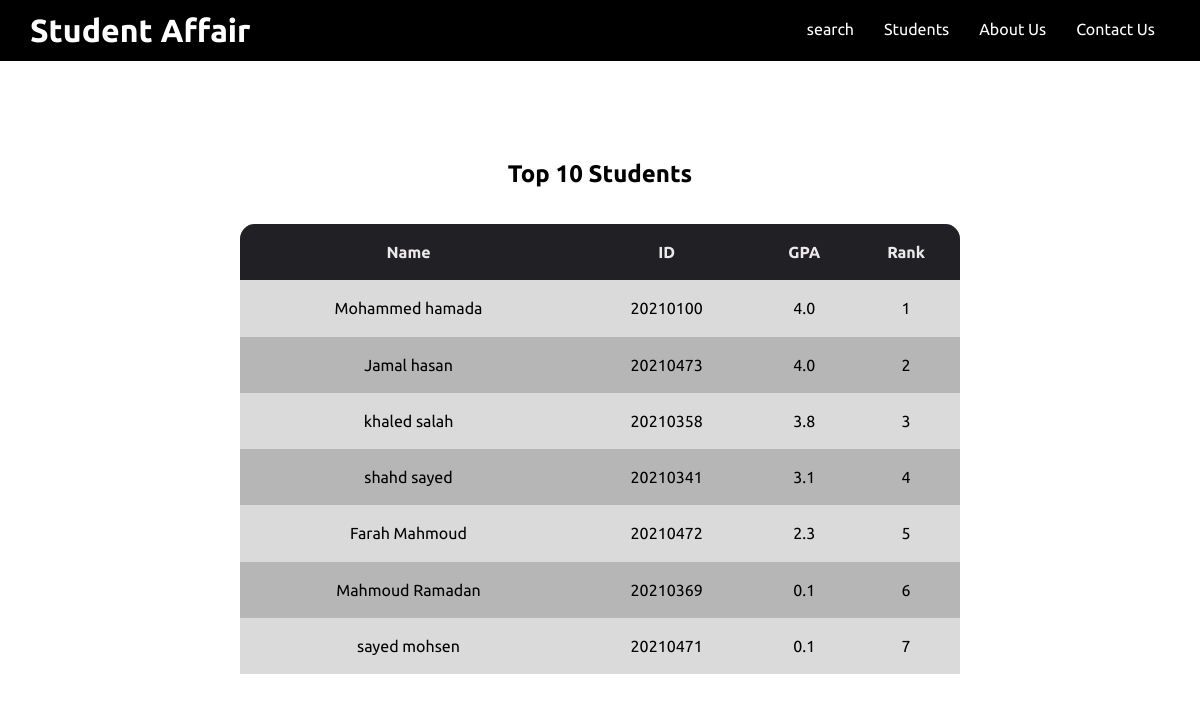
The app's page /Top10 with its own data.
### main/models.py (models this page shows)
class Student(models.Model):
    id = models.IntegerField(primary_key=True)
    gpa = models.FloatField(null=True)
    name = models.CharField(max_length=50, null=True)
    email = models.CharField(max_length=50, null= True)
    phoneNo = models.IntegerField(null=True)
    date = models.DateField(null=True)
    gender = models.CharField(max_length=20, null=True)
    level = models.CharField(max_length=50, null=True)
    status = models.CharField(max_length=20, null=True)
    department = models.CharField(max_length=15, null=True)

### main/views.py (the view)
# urls.py: path("Top10",views.top10, name="Top10"),
def top10(request):
    data = Student.objects.all().order_by('-gpa').values()[:10]
    context = {
        'stud' : data
    }
    return render(request, "main/Top10.html", context)

### main/templates/main/Top10.html (shortened to what this page needs)
{%extends 'main/base.html'%}
{%load static%}
{%block head%}
    <link rel="stylesheet" href="{%static 'main/css/style.css'%}">
    <link rel="stylesheet" href="{%static 'main/css/Top10.css'%}">
{%endblock%}
{%block content%}
   <h1 >Top 10 Students</h1>
   <table id="table">
    <caption id="table-cap">Top 10 Students</caption>
    <tr>
        <th class="left">Name</th>
        <th>ID</th>
        <th>GPA</th>
        <th class="right">Rank</th>
    </tr>
    {% for x in stud %}
        <tr>
            <td>{{x.name}}</td>
            <td>{{x.id}}</td>
            <td>{{x.gpa}}</td>
            <td>{{ forloop.counter }}</td>
        </tr>
    {% endfor %}
   </table>
{%endblock%}

### main/templates/main/base.html (shortened to what this page needs)
{%load static%}
<!DOCTYPE html>
<html lang="en">
<head>
    {%block head%}{%endblock%}
</head>
<body>
    <header class="nav-bar">
        <nav class="container">
            <a href="{%url 'Index'%}">Student Affair</a>
            <ul>
                <li><a href="{%url 'Search'%}">search</a></li>
                <li class="student">Students
                </li>
                <li><a href="{%url 'AboutUs'%}">About Us</a></li>
                <li><a href="{%url 'ContactUs'%}">Contact Us</a></li>
            </ul>
        </nav>
    </header>
    {%block content%}{%endblock%}
</body>
</html>

### main/static/main/css/style.css (style rules this page uses)
:root { --headings: #79aca2; --menu-color: #f0f0f0; --main-font : 'Ubuntu', sans-serif; }
* { font-family: var(--main-font); padding: 0; margin: 0; box-sizing: border-box; }
a { text-decoration: none; }
ul { list-style: none; }
.container { padding-left: 15px; padding-right: 15px; margin-left: auto; margin-right: auto; }
.nav-bar { background-color: #000000; position: fixed; top: 0; width: 100%; z-index: 2; }
.nav-bar .container { display: flex; justify-content: space-between; align-items: center; position: relative; }
.nav-bar .container > a { color: white; font-size: 2rem; font-weight: 600; }
.nav-bar .container > ul { display: flex; color: white; }
.nav-bar .container li a { display: inline-block; height: 100%; padding: 20px 15px; cursor: pointer; position: relative; overflow: hidden; }
.nav-bar .container li a::before { content: ""; position: absolute; left: -100%; bottom: 0; background-color: var(--headings); width: 100%; height: 4px; }
.nav-bar .container li a { color: white; }
.nav-bar .container li.student { padding: 20px 15px; cursor: pointer; }
@media (min-width: 768px) { .container { width: 750px; } }
@media (min-width: 992px) { .container { width: 970px; } }
@media (min-width: 1200px) { .container { width: 1170px; } }

### main/static/main/css/Top10.css (style rules this page uses)
* { font-family: 'Ubuntu', sans-serif; }
h1 { color: var(--headings); text-align: center; }
th,td { padding: 7px; }
th { background-color: #212025; color: #ebe9e9; }
.right { border-top-right-radius: 15px; }
.left { border-top-left-radius: 15px; }
table { position: absolute; left: 20%; top: 20%; width: 60%; height: 450px; background-color: #b7b6b6; text-align: center; border-collapse: collapse; border-radius: 15px; }
tr:nth-child(even) { background-color: #dbdada; }
#table-cap { margin-bottom: 5%; font-size: x-large; }
caption { font-weight: bold; }

### records on screen
Student: name "Mohammed hamada", id "20210100", gpa "4.0"
Student: name "Jamal hasan", id "20210473", gpa "4.0"
Student: name "khaled salah", id "20210358", gpa "3.8"
Student: name "shahd sayed", id "20210341", gpa "3.1"
Student: name "Farah Mahmoud", id "20210472", gpa "2.3"
Student: name "Mahmoud Ramadan", id "20210369", gpa "0.1"
Student: name "sayed mohsen", id "20210471", gpa "0.1"
